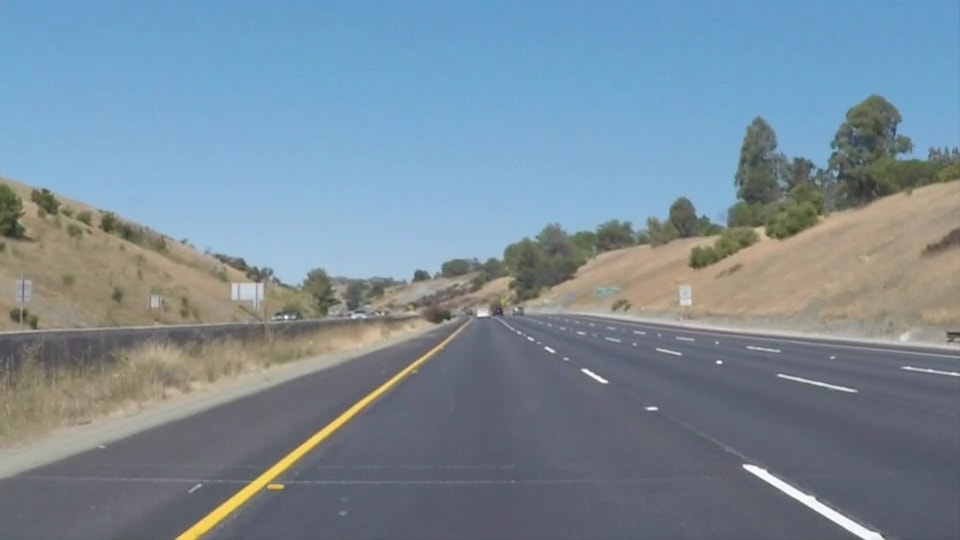
#> input picture images_input/6.jpg, 960 x 540 px; the run also reads 1 picture not shown here
$ jupyter execute --allow-errors Lane_Line_Identification.ipynb   (shell and % lines are left out)   (older library calls are emulated)
#> lines starting #> are read from the running program, lines starting #| are printed output that depends on the picture; after the words box and inside, x2 and y2 are one past the last pixel; in counts of white or black regions, pixels touching at a corner belong together
### lanetracker/perspective.py
import numpy as np
import cv2


def flatten_perspective(image):
    """
    Làm cong hình ảnh từ camera phía trước của xe ánh xạ đường hte sang phối cảnh bird view.
    """
    # Nhận kích thước hình ảnh
    (h, w) = (image.shape[0], image.shape[1])
    # Xác định điểm nguồn
    source = np.float32([[w // 2 - 76, h * .625], [w // 2 + 76, h * .625], [-100, h], [w + 100, h]])
    # Xác định điểm đích tương ứng
    destination = np.float32([[100, 0], [w - 100, 0], [100, h], [w - 100, h]])
    transform_matrix = cv2.getPerspectiveTransform(source, destination)
    unwarp_matrix = cv2.getPerspectiveTransform(destination, source)
    return (cv2.warpPerspective(image, transform_matrix, (w, h)), unwarp_matrix)

### lanetracker/tracker.py
import numpy as np
import cv2
from lanetracker.window import Window
from lanetracker.line import Line
from lanetracker.gradients import get_edges
from lanetracker.perspective import flatten_perspective


class LaneTracker(object):
    """
    Theo dõi làn đường trong một loạt các khung liên tiếp.
    """

    def __init__(self, first_frame, n_windows=9):

        """
        Khởi tạo một đối tượng theo dõi.
        first_frame: Khung đầu tiên của loạt khung. Chúng tôi sử dụng nó để lấy kích thước và khởi tạo giá trị.
        n_windows: Số lượng cửa sổ sử dụng để theo dõi mỗi cạnh làn đường.
        """
        (self.h, self.w, _) = first_frame.shape
        self.win_n = n_windows
        self.left = None
        self.right = None
        self.l_windows = []
        self.r_windows = []
        self.initialize_lines(first_frame)

    def initialize_lines(self, frame):

        """
        Tìm điểm bắt đầu cho các đường bên trái và bên phải (ví dụ: cạnh làn đường) và khởi chạy các đối tượng Cửa sổ và Đường.
        frame: Khung để quét các mép làn.
        """
        # Chụp biểu đồ của nửa dưới của hình ảnh
        edges = get_edges(frame)
        (flat_edges, _) = flatten_perspective(edges)
        histogram = np.sum(flat_edges[int(self.h / 2):, :], axis=0)

        nonzero = flat_edges.nonzero()
        # Tạo danh sách trống để nhận chỉ số pixel làn bên trái và bên phải
        l_indices = np.empty([0], dtype=np.int)
        r_indices = np.empty([0], dtype=np.int)
        window_height = int(self.h / self.win_n)

        for i in range(self.win_n):
            l_window = Window(
                y1=self.h - (i + 1) * window_height,
                y2=self.h - i * window_height,
                x=self.l_windows[-1].x if len(self.l_windows) > 0 else np.argmax(histogram[:self.w // 2])
            )
            r_window = Window(
                y1=self.h - (i + 1) * window_height,
                y2=self.h - i * window_height,
                x=self.r_windows[-1].x if len(self.r_windows) > 0 else np.argmax(histogram[self.w // 2:]) + self.w // 2
            )
            # Nối các chỉ số khác không trong ranh giới cửa sổ vào danh sách
            l_indices = np.append(l_indices, l_window.pixels_in(nonzero), axis=0)
            r_indices = np.append(r_indices, r_window.pixels_in(nonzero), axis=0)
            self.l_windows.append(l_window)
            self.r_windows.append(r_window)
        self.left = Line(x=nonzero[1][l_indices], y=nonzero[0][l_indices], h=self.h, w = self.w)
        self.right = Line(x=nonzero[1][r_indices], y=nonzero[0][r_indices], h=self.h, w = self.w)

    def scan_frame_with_windows(self, frame, windows):

        """
        Quét khung bằng cách sử dụng các cửa sổ đã khởi tạo để cố gắng theo dõi các mép làn đường.
        """
        indices = np.empty([0], dtype=np.int)
        nonzero = frame.nonzero()
        window_x = None
        for window in windows:
            indices = np.append(indices, window.pixels_in(nonzero, window_x), axis=0)
            window_x = window.mean_x
        return (nonzero[1][indices], nonzero[0][indices])

    def process(self, frame, draw_lane=True, draw_statistics=True):

        """
        Theo dõi làn đường đầy đủ trên một khung.
            frame: Khung mới để xử lý.
            draw_lane: Cho biết cần vẽ làn đường trên đầu khung.
            draw_statistics: Cho biết có cần hiển thị thông tin gỡ lỗi trên đầu khung hay không.
        """
        edges = get_edges(frame)
        (flat_edges, unwarp_matrix) = flatten_perspective(edges)
        (l_x, l_y) = self.scan_frame_with_windows(flat_edges, self.l_windows)
        self.left.process_points(l_x, l_y)
        (r_x, r_y) = self.scan_frame_with_windows(flat_edges, self.r_windows)
        self.right.process_points(r_x, r_y)

        if draw_statistics:
            edges = get_edges(frame, separate_channels=True)
            debug_overlay = self.draw_debug_overlay(flatten_perspective(edges)[0])
            top_overlay = self.draw_lane_overlay(flatten_perspective(frame)[0])
            debug_overlay = cv2.resize(debug_overlay, (0, 0), fx=0.3, fy=0.3)
            top_overlay = cv2.resize(top_overlay, (0, 0), fx=0.3, fy=0.3)
            frame[:250, :, :] = frame[:250, :, :] * .4
            (h, w, _) = debug_overlay.shape
            frame[20:20 + h, 20:20 + w, :] = debug_overlay
            frame[20:20 + h, 20 + 20 + w:20 + 20 + w + w, :] = top_overlay
            text_x = 20 + 20 + w + w + 20
            #self.draw_text(frame, 'Radius of curvature:  {} m'.format(self.radius_of_curvature()), text_x, 80)
            #self.draw_text(frame, 'Distance (left):       {:.1f} m'.format(self.left.camera_distance()), text_x, 140)
            #self.draw_text(frame, 'Distance (right):      {:.1f} m'.format(self.right.camera_distance()), text_x, 200)

        if draw_lane:
            frame = self.draw_lane_overlay(frame, unwarp_matrix)

        return frame

    def draw_text(self, frame, text, x, y):
        cv2.putText(frame, text, (x, y), cv2.FONT_HERSHEY_SIMPLEX, .8, (255, 255, 255), 2)

    # [48 lines left out: functions draw_debug_overlay, draw_lane_overlay, radius_of_curvature, not called in this run]

### lanetracker/camera.py
import numpy as np
import cv2
import matplotlib.image as mpimg


class CameraCalibration(object):
    """Chuẩn bị đường ống hiệu chuẩn máy ảnh dựa trên một tập hợp các hình ảnh hiệu chuẩn."""
    def __init__(self, calibration_images, pattern_size=(9, 6), retain_calibration_images=False):
        """
        Khởi tạo hiệu chuẩn máy ảnh dựa trên một tập hợp các hình ảnh hiệu chuẩn.
            calibration_images: Hình ảnh hiệu chuẩn.
            pattern_size: Hình dạng của mẫu hiệu chuẩn.
            retain_calibration_images: Cho biết liệu chúng ta có cần giữ lại các hình ảnh hiệu chuẩn hay không.
        """
        self.camera_matrix = None
        self.dist_coefficients = None
        self.calibration_images_success = []
        self.calibration_images_error = []
        self.calculate_calibration(calibration_images, pattern_size, retain_calibration_images)

    def __call__(self, image):

        """Hiệu chỉnh hình ảnh dựa trên cài đặt đã lưu."""
        if self.camera_matrix is not None and self.dist_coefficients is not None:
            return cv2.undistort(image, self.camera_matrix, self.dist_coefficients, None, self.camera_matrix)
        else:
            return image

    def calculate_calibration(self, images, pattern_size, retain_calibration_images):
        """Chuẩn bị các cài đặt hiệu chuẩn."""
        # Chuẩn bị các điểm đối tượng
        pattern = np.zeros((pattern_size[1] * pattern_size[0], 3), np.float32)
        pattern[:, :2] = np.mgrid[0:pattern_size[0], 0:pattern_size[1]].T.reshape(-1, 2)
        pattern_points = []  # Điểm 3d trong không gian thế giới thực
        image_points = []  # Điểm 2d trong mặt phẳng hình ảnh
        image_size = None

        # Tìm kiếm các góc
        for i, path in enumerate(images):
            image = mpimg.imread(path)
            gray = cv2.cvtColor(image, cv2.COLOR_RGB2GRAY)
            # Tìm các góc
            found, corners = cv2.findChessboardCorners(gray, pattern_size, None)
            # Nếu tìm thấy, thêm điểm đối tượng và điểm hình ảnh
            if found:
                pattern_points.append(pattern)
                image_points.append(corners)
                image_size = (image.shape[1], image.shape[0])
                if retain_calibration_images:
                    cv2.drawChessboardCorners(image, pattern_size, corners, True)
                    self.calibration_images_success.append(image)
            else:
                if retain_calibration_images:
                    self.calibration_images_error.append(image)

        if pattern_points and image_points:
            _, self.camera_matrix, self.dist_coefficients, _, _ = cv2.calibrateCamera(
                pattern_points, image_points, image_size, None, None)

### lanetracker/gradients.py
import numpy as np
import cv2


def gradient_abs_value_mask(image, sobel_kernel=3, axis='x', threshold=(0, 255)):

    """
    Tạo mặt nạ cho hình ảnh dựa trên giá trị tuyệt đối của gradient.
        image: Hình ảnh để che.
        sobel_kernel: Kernel of the Sobel gradient operation.
        axis: Trục của gradient, 'x' hoặc 'y'.
        threshold: Ngưỡng giá trị để nó xuất hiện trong mặt nạ.
    """
    # Lấy giá trị tuyệt đối của đạo hàm theo x hoặc y cho trước
    if axis == 'x':
        sobel = np.absolute(cv2.Sobel(image, cv2.CV_64F, 1, 0, ksize=sobel_kernel))
    if axis == 'y':
        sobel = np.absolute(cv2.Sobel(image, cv2.CV_64F, 0, 1, ksize=sobel_kernel))
    # Quy mô thành 8-bit (0 - 255) sau đó chuyển đổi thành:
    sobel = np.uint8(255 * sobel / np.max(sobel))
    # Tạo mặt nạ
    mask = np.zeros_like(sobel)
    mask[(sobel >= threshold[0]) & (sobel <= threshold[1])] = 1
    return mask

def gradient_magnitude_mask(image, sobel_kernel=3, threshold=(0, 255)):

    """
    Tạo mặt nạ cho hình ảnh dựa trên độ lớn của gradient.
    """
    # Lấy gradient theo x và y riêng biệt
    sobel_x = cv2.Sobel(image, cv2.CV_64F, 1, 0, ksize=sobel_kernel)
    sobel_y = cv2.Sobel(image, cv2.CV_64F, 0, 1, ksize=sobel_kernel)
    # Tính độ lớn
    magnitude = np.sqrt(sobel_x ** 2 + sobel_y ** 2)
    # Quy mô thành 8-bit (0 - 255) sau đó chuyển đổi thành:
    magnitude = (magnitude * 255 / np.max(magnitude)).astype(np.uint8)
    # Tạo mặt nạ nhị phân trong đó các ngưỡng hướng được đáp ứng
    mask = np.zeros_like(magnitude)
    mask[(magnitude >= threshold[0]) & (magnitude <= threshold[1])] = 1
    return mask

def gradient_direction_mask(image, sobel_kernel=3, threshold=(0, np.pi / 2)):

    """
    Tạo mặt nạ cho hình ảnh dựa trên hướng gradient.
    """
    # Lấy gradient theo x và y riêng biệt
    sobel_x = cv2.Sobel(image, cv2.CV_64F, 1, 0, ksize=sobel_kernel)
    sobel_y = cv2.Sobel(image, cv2.CV_64F, 0, 1, ksize=sobel_kernel)
    # Lấy giá trị tuyệt đối của gradient x và y và tính hướng của gradient
    direction = np.arctan2(np.absolute(sobel_y), np.absolute(sobel_x))
    # Tạo mặt nạ nhị phân trong đó các ngưỡng hướng được đáp ứng
    mask = np.zeros_like(direction)
    mask[(direction >= threshold[0]) & (direction <= threshold[1])] = 1
    return mask

def color_threshold_mask(image, threshold=(0, 255)):

    """
    Tạo mặt nạ cho hình ảnh dựa trên cường độ màu.
    """
    mask = np.zeros_like(image)
    mask[(image > threshold[0]) & (image <= threshold[1])] = 1
    return mask

def get_edges(image, separate_channels=False):

    """
    Tạo mặt nạ cho hình ảnh dựa trên thành phần của bộ dò cạnh: giá trị gradient,
    độ lớn của gradient, hướng và màu sắc của gradient.
    """
    # Chuyển đổi sang không gian màu HLS
    hls = cv2.cvtColor(np.copy(image), cv2.COLOR_RGB2HLS).astype(np.float)
    s_channel = hls[:, :, 2]
    # Nhận kết hợp tất cả các mặt nạ ngưỡng gradient
    gradient_x = gradient_abs_value_mask(s_channel, axis='x', sobel_kernel=3, threshold=(20, 100))
    gradient_y = gradient_abs_value_mask(s_channel, axis='y', sobel_kernel=3, threshold=(20, 100))
    magnitude = gradient_magnitude_mask(s_channel, sobel_kernel=3, threshold=(20, 100))
    direction = gradient_direction_mask(s_channel, sobel_kernel=3, threshold=(0.7, 1.3))
    gradient_mask = np.zeros_like(s_channel)
    gradient_mask[((gradient_x == 1) & (gradient_y == 1)) | ((magnitude == 1) & (direction == 1))] = 1
    # Nhận mặt nạ ngưỡng màu
    color_mask = color_threshold_mask(s_channel, threshold=(170, 255))

    if separate_channels:
        return np.dstack((np.zeros_like(s_channel), gradient_mask, color_mask))
    else:
        mask = np.zeros_like(gradient_mask)
        mask[(gradient_mask == 1) | (color_mask == 1)] = 1
        return mask

### Lane_Line_Identification.ipynb
## Import Packages

[cell 1]
import matplotlib.pyplot as plt
import matplotlib.image as mpimg
import numpy as np
import cv2
import os
import glob
from moviepy.editor import VideoFileClip
import matplotlib.gridspec as gridspec

## 1.Đọc dữ liệu

[cell 2]
os.listdir("images_input/")

[cell 3]
image = mpimg.imread('images_input/6.jpg')
#> image is the input picture: shape (540, 960, 3); mean R, G, B 121.2, 139.4, 152.9
plt.imshow(image)

[cell 4]
def list_images(images, cols = 4, rows = 8, cmap=None):
    plt.figure(figsize=(10, 11))
    for i, image in enumerate(images):
        plt.subplot(rows, cols, i+1)
        cmap = 'gray' if len(image.shape) == 2 else cmap
        plt.imshow(image, cmap = cmap)
        plt.xticks([])
        plt.yticks([])
    plt.tight_layout(pad=0, h_pad=0, w_pad=0)
    plt.show()

[cell 5]
test_images = [plt.imread(img) for img in glob.glob('images_input/*.jpg')]
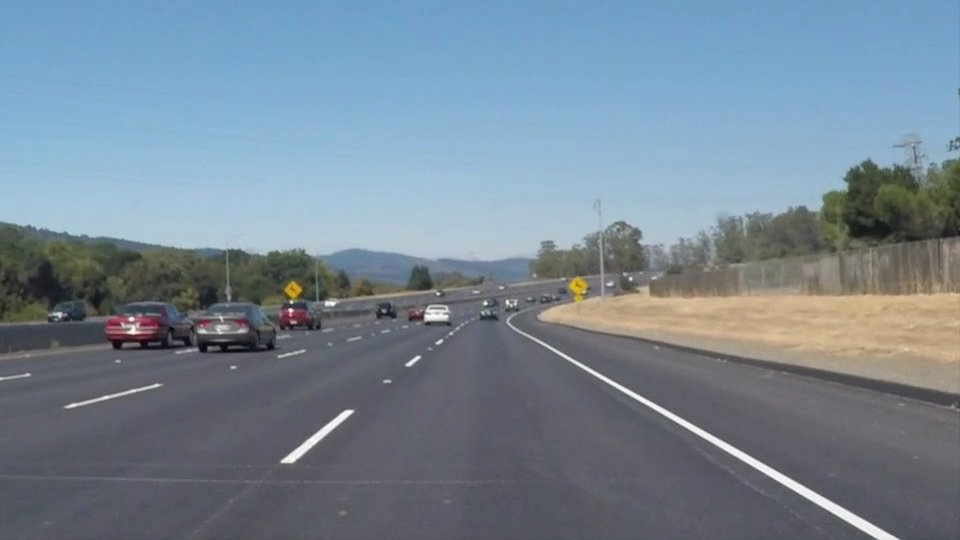
#> input picture images_input/1.jpg, 960 x 540 px
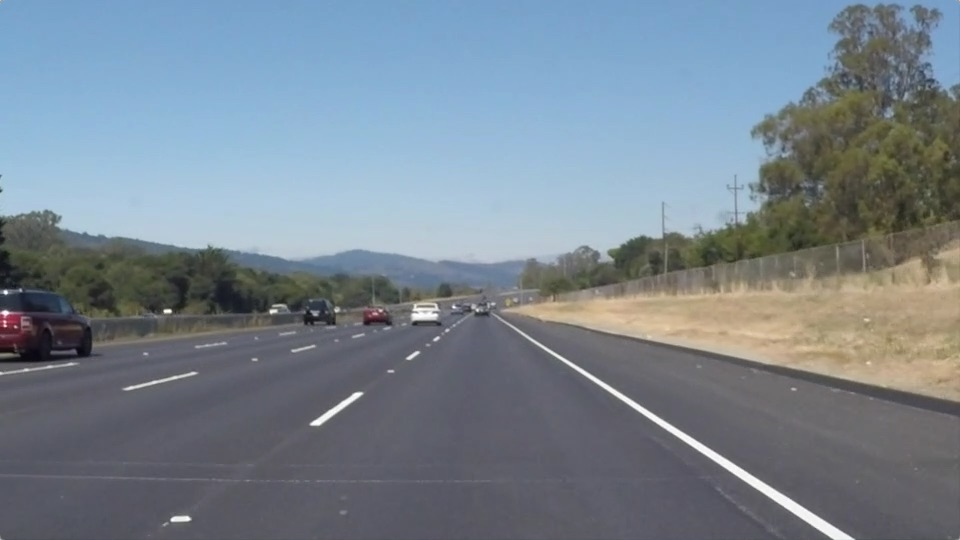
#> input picture images_input/2.jpg, 960 x 540 px
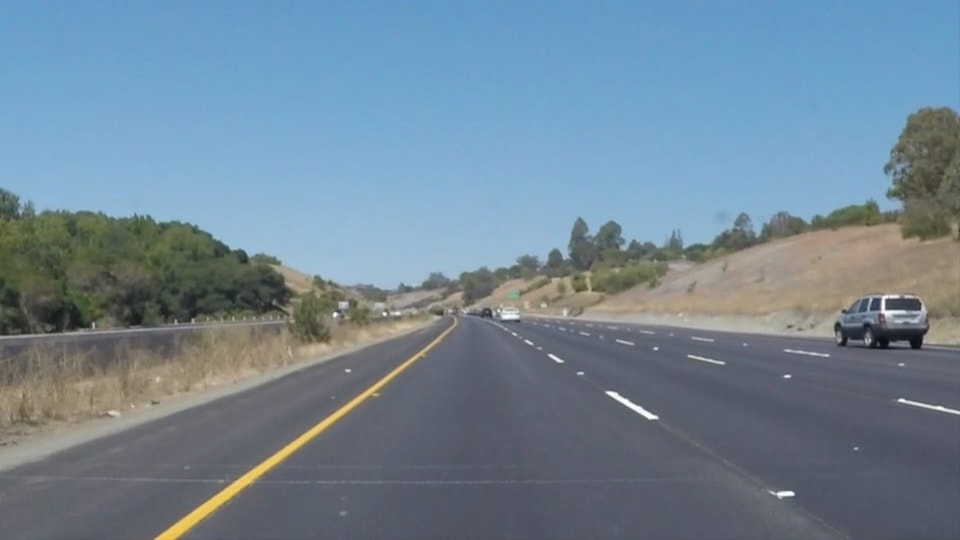
#> input picture images_input/3.jpg, 960 x 540 px
#> test_images = 4 items
list_images(test_images)
#> the loop in list_images, `for i, image in enumerate(images):` made 4 passes
#> in list_images, `plt.show()`:
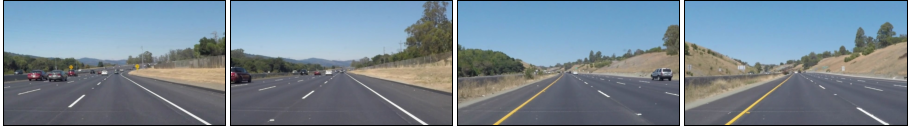
#> figure drawn by matplotlib, 4 panels

## 2. Chọn màu: Các vạch đường trong hình ảnh trên có màu trắng và vàng. Cần chọn không gian màu phù hợp để làm nổi bật các vạch của làn đường.

### Màu RGB

[cell 6]
def RGB_color_selection(image):
    """Áp dụng lựa chọn màu sắc cho hình ảnh RGB để mất tất cả ngoại trừ các vạch kẻ làn đường màu trắng và vàng."""

    #White color mask
    lower_threshold = np.uint8([200, 200, 200])
    upper_threshold = np.uint8([255, 255, 255])
    white_mask = cv2.inRange(image, lower_threshold, upper_threshold)
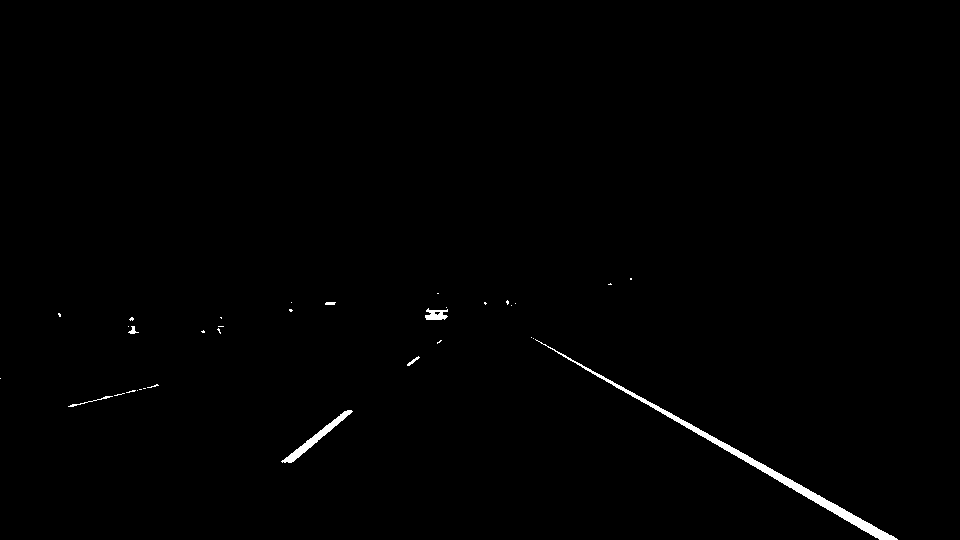
#> white_mask: shape (540, 960); 0.64% white; 34 white regions (27 under 20 px), largest, box (x1, y1, x2, y2) and area: (535, 339, 898, 540) 2248, (281, 410, 353, 463) 560, (425, 308, 448, 320) 181
#> image is the input picture: shape (540, 960, 3); mean R, G, B 118.5, 134.5, 148.1

    #Yellow color mask
    lower_threshold = np.uint8([175, 175,   0])
    upper_threshold = np.uint8([255, 255, 255])
    yellow_mask = cv2.inRange(image, lower_threshold, upper_threshold)
#> yellow_mask: shape (540, 960); 4.7% white; 139 white regions (112 under 20 px), largest, box (x1, y1, x2, y2) and area: (114, 218, 583, 260) 11646, (620, 287, 960, 350) 5795, (523, 333, 899, 540) 2545

    #Combine white and yellow masks
    mask = cv2.bitwise_or(white_mask, yellow_mask)
    masked_image = cv2.bitwise_and(image, image, mask = mask)
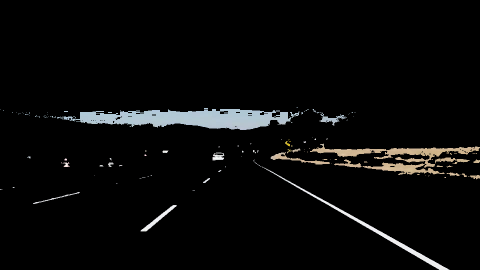
#> masked_image: shape (540, 960, 3) (shown at 1/2 size); mean R, G, B 9.2, 9.2, 9

    return masked_image

[cell 7]
list_images(list(map(RGB_color_selection, test_images)))
#> in RGB_color_selection, image is the input picture: shape (540, 960, 3); mean R, G, B 120.3, 132.6, 143.7
#> in RGB_color_selection, image is the input picture: shape (540, 960, 3); mean R, G, B 113, 133.4, 149
#> in RGB_color_selection (call 4), `masked_image = cv2.bitwise_and(image, image, mask = mask)`:
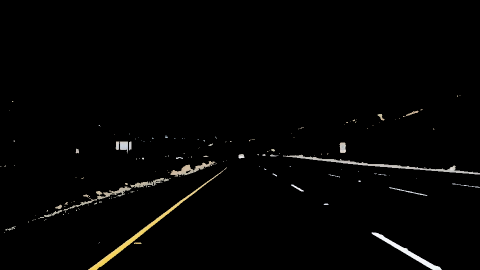
#> masked_image: shape (540, 960, 3) (shown at 1/2 size); mean R, G, B 4, 3.8, 3.3
#> the loop in list_images (call 2), `for i, image in enumerate(images):` made 4 passes

### HSV color space: Là một đại diện thay thế của mô hình màu RGB. Các mô hình HSV màu sắc trộn lẫn với nhau, với kích thước bão hòa giống như các sắc thái khác nhau của màu sắc và kích thước giá trị giống như hỗn hợp của những loại sơn đó với số lượng đen hoặc trắng khác nhau.

[cell 8]
def convert_hsv(image):
    """Chuyển đổi hình ảnh RGB sang HSV."""
    return cv2.cvtColor(image, cv2.COLOR_RGB2HSV)
#> returned value: shape (540, 960, 3); mean H, S, V 97.9, 55.2, 152.4

list_images(list(map(convert_hsv, test_images)))

[cell 9]
def HSV_color_selection(image):
    """Áp dụng lựa chọn màu sắc cho hình ảnh HSV để xóa tất cả ngoại trừ các đường làn màu trắng và vàng."""

    #Chuyển đổi hình ảnh đầu vào sang HSV
    converted_image = convert_hsv(image)

    #White color mask
    lower_threshold = np.uint8([0, 0, 210])
    upper_threshold = np.uint8([255, 30, 255])
    white_mask = cv2.inRange(converted_image, lower_threshold, upper_threshold)
#> white_mask: shape (540, 960); 0.62% white; 47 white regions (39 under 20 px), largest, box (x1, y1, x2, y2) and area: (538, 341, 898, 540) 2180, (282, 410, 353, 462) 531, (425, 309, 448, 320) 161

    #Yellow color mask
    lower_threshold = np.uint8([18, 80, 80])
    upper_threshold = np.uint8([30, 255, 255])
    yellow_mask = cv2.inRange(converted_image, lower_threshold, upper_threshold)
#> yellow_mask: shape (540, 960); 0.66% white; 70 white regions (50 under 20 px), largest, box (x1, y1, x2, y2) and area: (825, 300, 928, 328) 1418, (569, 275, 589, 305) 405, (280, 280, 304, 301) 337

    #Kết hợp white and yellow masks
    mask = cv2.bitwise_or(white_mask, yellow_mask)
#> mask: shape (540, 960); 1.3% white; 117 white regions (89 under 20 px), largest, box (x1, y1, x2, y2) and area: (538, 341, 898, 540) 2180, (825, 300, 928, 328) 1418, (282, 410, 353, 462) 531
    masked_image = cv2.bitwise_and(image, image, mask = mask)

    return masked_image

[cell 10]
#Áp dụng lựa chọn màu sắc cho "test_images" trong không gian màu HSV.
list_images(list(map(HSV_color_selection, test_images)))
#> in HSV_color_selection (call 2), `mask = cv2.bitwise_or(white_mask, yellow_mask)`:
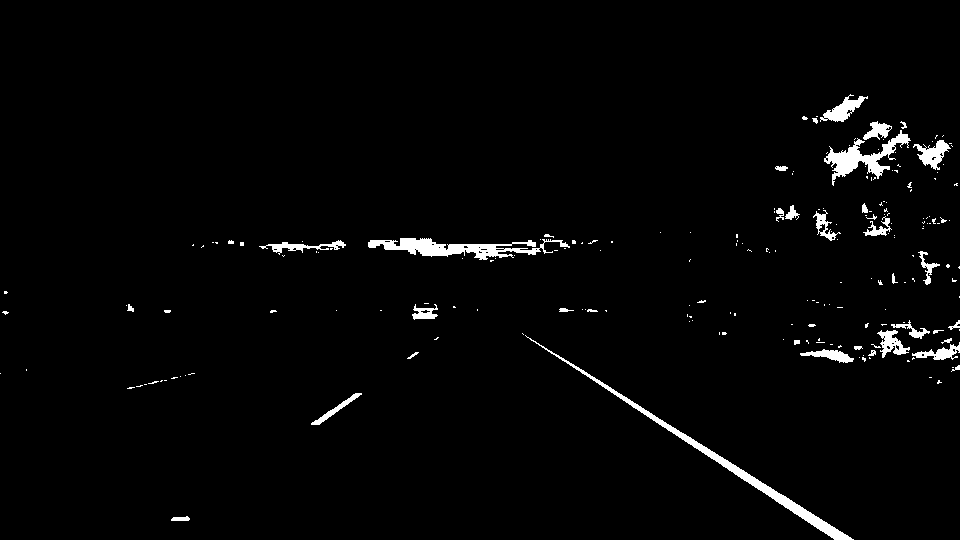
#> mask: shape (540, 960); 2.2% white; 206 white regions (168 under 20 px), largest, box (x1, y1, x2, y2) and area: (525, 335, 854, 540) 2269, (368, 238, 570, 260) 1858, (824, 130, 911, 186) 1421
#> (the rest of the program and of its run is left out)
